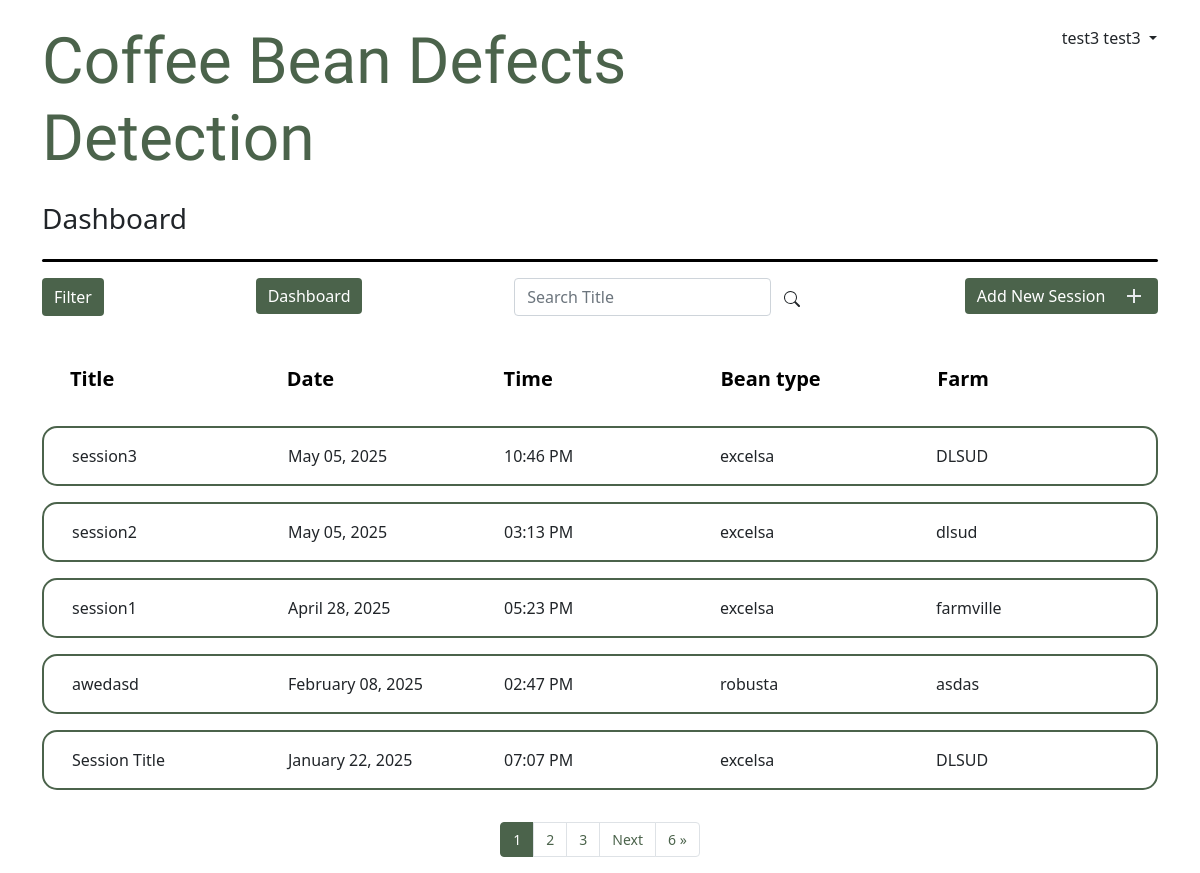
Page /dashboard/ (signed in) on the earlier database version.
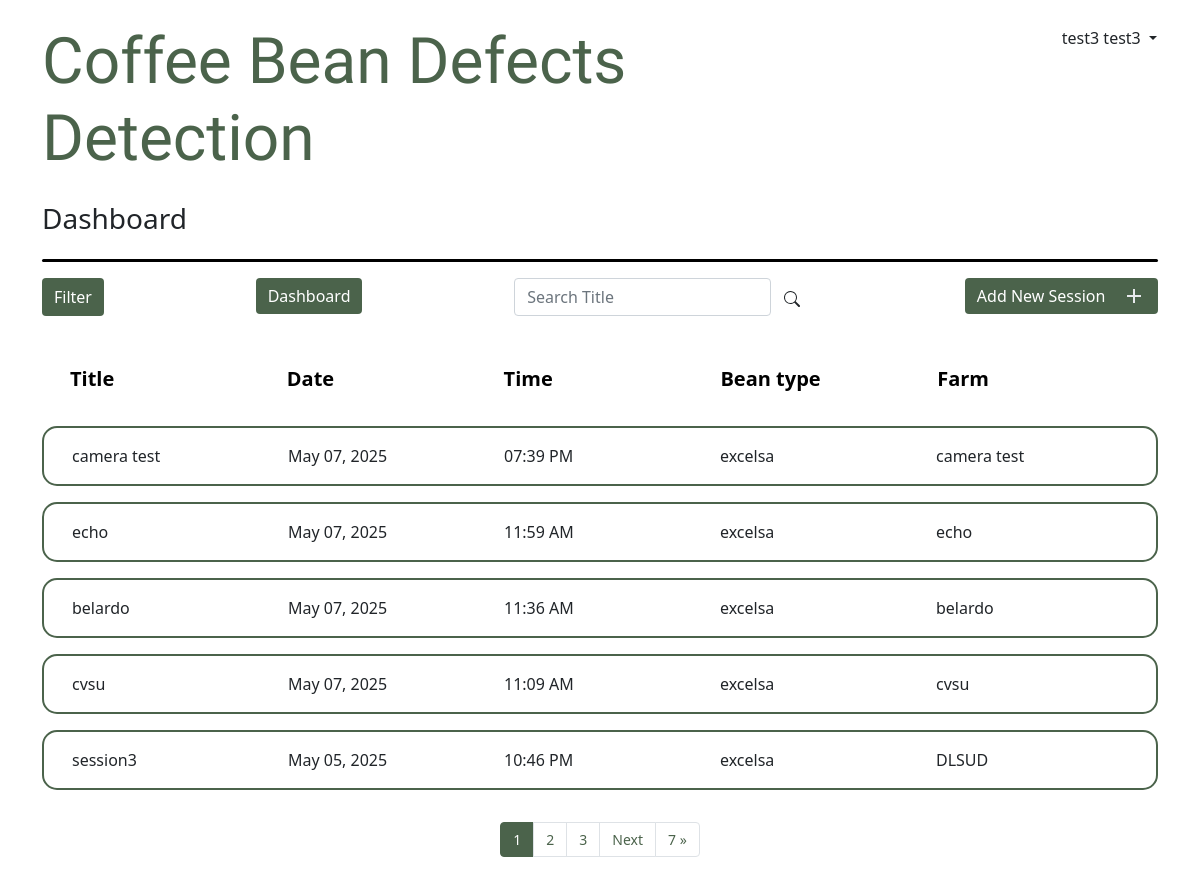
Same page on the later database version.
### apps/dashboard/models.py (models this page shows, shortened)
class BatchSession(models.Model):
    batch_id = models.AutoField(primary_key=True)
    title = models.CharField(max_length=255, null=False)
    date_created = models.DateTimeField(default=now)
    bean_type = models.CharField(max_length=50)
    farm = models.CharField(max_length=255)
    user = models.ForeignKey(User, on_delete=models.CASCADE)

### apps/dashboard/views.py (the view, shortened to what this page needs)
# urls.py: path('dashboard/', views.DashboardListView.as_view(), name="dashboard"),
class DashboardListView(LoginRequiredMixin, ListView):
    model = BatchSession
    template_name = "dashboard/dashboard.html"
    redirect_field_name = "redirect_to"
    paginate_by = 5
    def get_queryset(self):
        query = Q(user=self.request.user)
        month = self.request.GET.get("month", "")
        bean_types = self.request.GET.get("type")  # Multiple values
        bean_types = str(bean_types).split("-")
        year = self.request.GET.get("year","")
        farm = self.request.GET.get("farm")
        title = self.request.GET.get("title")
        if title:
            query &= Q(title__contains=title)
        if month.isdigit():
            query &= Q(date_created__month=int(month))
        if year.isdigit():
            query &= Q(date_created__year=int(year))
        if bean_types != ['None']:
            query &= Q(bean_type__in=bean_types)
        if farm:
            query &= Q(farm__contains=farm)
        queryset = BatchSession.objects.filter(query).order_by("-date_created")
        return queryset
    def get_context_data(self, object_list=None, **kwargs):
        context = super().get_context_data(**kwargs)
        context['current_time'] = datetime.now().strftime("%H:%M:%S")
        queryset = object_list if object_list is not None else self.object_list
        page_size = self.get_paginate_by(queryset)
        print("PAGESIZE:", page_size)
        if page_size:
            paginator, page, queryset, is_paginated = self.paginate_queryset(
                queryset, page_size
            )
            context = {
                "paginator": paginator,
                "page_obj": page,
                "is_paginated": is_paginated,
                "object_list": queryset,
            }
        page_obj = context['page_obj']
        paginator = page_obj.paginator
        start_index = max(1, page_obj.number - 2)
        end_index = min(paginator.num_pages + 1, page_obj.number + 3)
        context['page_range'] = range(start_index, end_index)
        return context
    def render_to_response(self, context, **response_kwargs):
        if self.request.headers.get('X-Requested-With') == 'XMLHttpRequest':
            new_batch = self.get_context_data()
            html = render_to_string('dashboard/partials/filter_batch.html', {'filtered_batch': new_batch}, request=self.request)
            return JsonResponse({"html": html}, safe=False)
        return super().render_to_response(context, **response_kwargs)

### apps/dashboard/templates/dashboard/dashboard.html (shortened to what the changed rows need)
{% extends "layout.html" %}
{% block content %}
<br />
<div class="container-fluid m-0 p-0" id="container-main">
    <div id="session-list-container">
      {% for object in object_list %}
      <div class="session-list container-fluid">
        <div
          class="row p-3 mb-3 session-batches-container"
          data-bs-toggle="collapse"
          href="#collapseExample{{ object.batch_id }}"
          role="button"
          aria-expanded="false"
          aria-controls="collapseExample1">
          <div class="col">{{ object.title }}</div>
          <div class="col">{{ object.date_created|date:"F d, Y" }}</div>
          <div class="col">{{ object.date_created|date:"h:i A" }}</div>
          <div class="col">{{ object.bean_type }}</div>
          <div class="col">{{ object.farm }}</div>
        </div>
      </div>
      {% endfor %}
    </div>
    {% if page_obj.paginator.num_pages > 1%}
      {% if page_obj.has_next or page_obj.has_previous %}
      <nav aria-label="Page navigation " class="d-flex justify-content-center align-items-center">
        <ul class="pagination pagination-custom mt-3 mb-0">
          {% for page_num in page_range %}
            {% if page_num == page_obj.number %}
              <li class="page-item current-page">
                <a class="page-link">{{ page_num }}</a>
              </li>
            {% else %}
              {% if search_query %}
              <li class="page-item">
                <a class="page-link pages" href="?page={{ page_num }}&search={{search_query}}">{{ page_num }}</a>
              </li>
              {% else %}
              <li class="page-item">
                <a class="page-link pages" href="?page={{ page_num }}">{{ page_num }}</a>
              </li>
              {% endif %}
            {% endif %}
          {% endfor %}
          {% if page_obj.has_next %}
            {% if search_query %}
            <li class="page-item"><a class="page-link pages" href="?page={{ page_obj.next_page_number }}&search={{search_query}}">Next</a></li>
            <li class="page-item"><a class="page-link pages" href="?page={{ page_obj.paginator.num_pages }}&search={{search_query}}">{{page_obj.paginator.num_pages}} &raquo;</a></li>
            {% else %}
            <li class="page-item"><a class="page-link pages" href="?page={{ page_obj.next_page_number }}">Next</a></li>
            <li class="page-item"><a class="page-link pages" href="?page={{ page_obj.paginator.num_pages }}">{{page_obj.paginator.num_pages}} &raquo;</a></li>
            {% endif %}
          {% endif %}
        </ul>
      </nav>
      {% endif %}
    {% endif %}
</div>
{% endblock content %}

Differences in the rows shown:
no longer on this page (row unchanged): BatchSession: title "session2", date_created "May 05, 2025", date_created "03:13 PM", bean_type "excelsa", farm "dlsud"
no longer on this page (row unchanged): BatchSession: title "session1", date_created "April 28, 2025", date_created "05:23 PM", bean_type "excelsa", farm "farmville"
no longer on this page (row unchanged): BatchSession: title "awedasd", date_created "February 08, 2025", date_created "02:47 PM", bean_type "robusta", farm "asdas"
no longer on this page (row unchanged): BatchSession: title "Session Title", date_created "January 22, 2025", date_created "07:07 PM", bean_type "excelsa", farm "DLSUD"
added BatchSession: title "camera test", date_created "May 07, 2025", date_created "07:39 PM", bean_type "excelsa", farm "camera test"
added BatchSession: title "echo", date_created "May 07, 2025", date_created "11:59 AM", bean_type "excelsa", farm "echo"
added BatchSession: title "belardo", date_created "May 07, 2025", date_created "11:36 AM", bean_type "excelsa", farm "belardo"
added BatchSession: title "cvsu", date_created "May 07, 2025", date_created "11:09 AM", bean_type "excelsa", farm "cvsu"
Other differences:
{{ page_obj.paginator.num_pages }}: "6" → "7"
